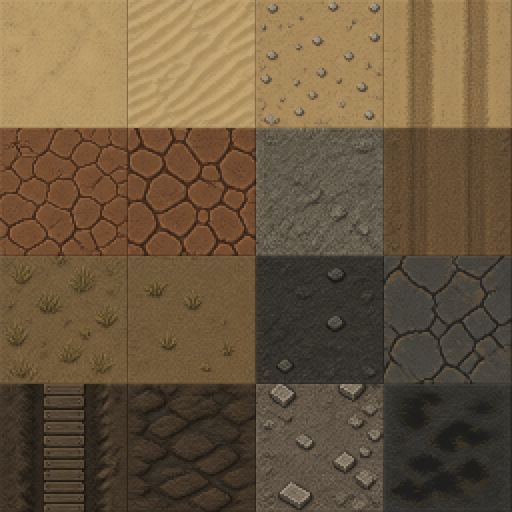
#> input picture chimera/art/outdoor-v1/source-ground.png, 1024 x 1024 px (shown at 1/2 size); its folder holds 7 pictures in this run
$ python pixelize.py
#> lines starting #> are read from the running program, lines starting #| are printed output that depends on the picture; after the words box and inside, x2 and y2 are one past the last pixel; in counts of white or black regions, pixels touching at a corner belong together
# 奇美拉戶外戰鬥的點陣素材（2026-10-09）：照 ASH 的製程（docs/PIXEL_ART.md、tools/pixelize_terrain.py）。
# 來源：gpt-image-2（--quality low）生成的 1024×1024、4×4 圖集，提示詞在 PROMPT.md。
# 處理：依四等分切格 → BOX 縮成 32×32 → 地面整組共用 32 色、物件整組共用 31 色＋透明 → RGB555 取整 → 128×128 圖集。
# 地面亮度 ×0.78，讓人物站在上面看得清楚（同 ASH 的地板）。物件：洋紅 #FF00FF 背景去掉，alpha 二值化，最外一圈清透明。
# 重建：python chimera/art/outdoor-v1/pixelize.py → chimera/public/ash-outdoor/{ground,props,walls,trench,truck}.png 與 manifest.json
import hashlib, json, os
from PIL import Image
HERE = os.path.dirname(os.path.abspath(__file__))
OUT = os.path.join(HERE, '..', '..', 'public', 'ash-outdoor')
CELL = 32

def cells(img):
    w, h = img.size
    for r in range(4):
        for c in range(4):
            yield img.crop((round(c * w / 4), round(r * h / 4), round((c + 1) * w / 4), round((r + 1) * h / 4)))

def rgb555(v): return round(round(v / 255 * 31) / 31 * 255)

def ground(name='ground', k=.78):
#> called with name = 'ground', k = 0.78
    src = Image.open(os.path.join(HERE, f'source-{name}.png')).convert('RGB')
#> src is the input picture: PIL image 1024x1024 RGB; mean R, G, B 106.1, 86.9, 62.7
    tiles = [t.resize((CELL, CELL), Image.BOX) for t in cells(src)]
#> tiles = 16 items
    atlas = Image.new('RGB', (CELL * 4, CELL * 4))
#> atlas: PIL image 128x128 RGB; every value is 0
    for i, t in enumerate(tiles): atlas.paste(t, ((i % 4) * CELL, (i // 4) * CELL))
#> this loop made 16 passes
    atlas = atlas.point(lambda v: int(v * k))
    q = atlas.quantize(colors=32, method=Image.Quantize.MEDIANCUT, dither=Image.Dither.NONE)
    pal = q.getpalette()[:96]; q.putpalette([rgb555(v) for v in pal])
#> after `pal = q.getpalette()[:96]`: pal = 96 values, max 146 at index 0, min 21 at index 95, mean 64.62
    q.save(os.path.join(OUT, f'{name}.png'), optimize=True)
    return src

def is_key(p): r, g, b = p[:3]; return r > 150 and b > 150 and g < 110 and abs(r - b) < 90

def props():
    src = Image.open(os.path.join(HERE, 'source-props.png')).convert('RGBA')
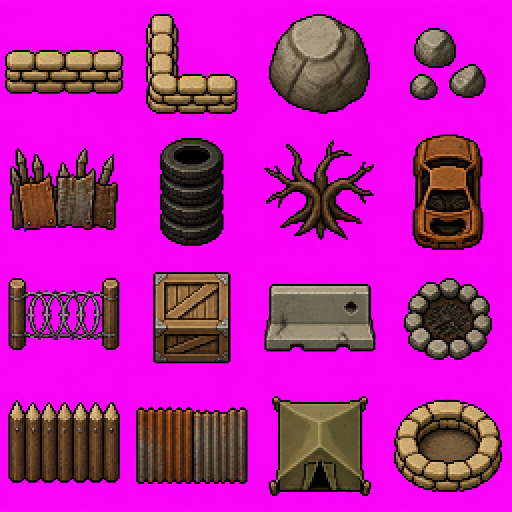
#> input picture chimera/art/outdoor-v1/source-props.png, 1024 x 1024 px (shown at 1/2 size)
#> src: PIL image 1024x1024 RGBA
    px = src.load(); w, h = src.size
#> after `w, h = src.size`: w = 1024; h = 1024
    for y in range(h):
        for x in range(w):
            if is_key(px[x, y]): px[x, y] = (0, 0, 0, 0)
    atlas = Image.new('RGBA', (CELL * 4, CELL * 4), (0, 0, 0, 0))
#> atlas: PIL image 128x128 RGBA; every value is 0
    for i, t in enumerate(cells(src)):
        s = t.resize((CELL, CELL), Image.BOX)
        d = s.load()
        for y in range(CELL):
            for x in range(CELL):
                r, g, b, a = d[x, y]
                edge = x == 0 or y == 0 or x == CELL - 1 or y == CELL - 1
                # 去掉洋紅混進邊緣的像素（偏紫紅的半透明邊）
                d[x, y] = (0, 0, 0, 0) if a < 128 or edge or (r > 120 and b > 120 and g < r * .6) else (r, g, b, 255)
        atlas.paste(s, ((i % 4) * CELL, (i // 4) * CELL))
    rgb = atlas.convert('RGB'); alpha = atlas.getchannel('A')
#> after `alpha = atlas.getchannel('A')`: alpha: PIL image 128x128 L; 40.1% white; 18 white regions, largest, box (x1, y1, x2, y2) and area: (67, 99, 93, 124) 529, (2, 100, 30, 121) 527, (34, 102, 62, 121) 524
    q = rgb.quantize(colors=31, method=Image.Quantize.MEDIANCUT, dither=Image.Dither.NONE).convert('RGB')
#> q: PIL image 128x128 RGB
    q = Image.eval(q, rgb555)
    out = Image.merge('RGBA', (*q.split(), alpha))
#> call 2 of ground, with name = 'walls', k = 0.9
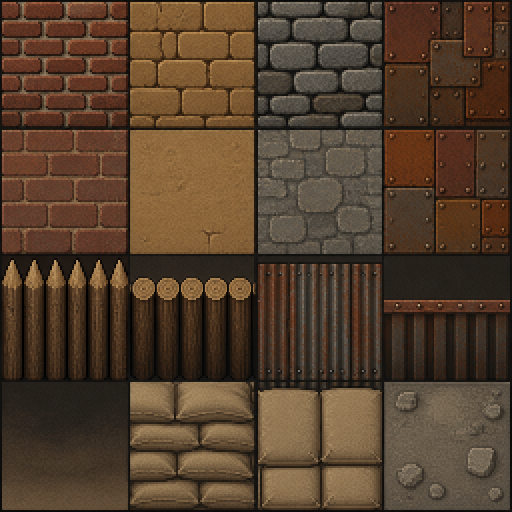
#> input picture chimera/art/outdoor-v1/source-walls.png, 1024 x 1024 px (shown at 1/2 size)
#> in ground, src is the input picture: PIL image 1024x1024 RGB; mean R, G, B 84, 63.2, 44.8
#> the loop in ground (call 2), `for i, t in enumerate(tiles): atlas.paste(t, ((i % 4) * CELL, (i // 4)..` made 16 passes
#> call 3 of ground, with name = 'trench', k = 0.8
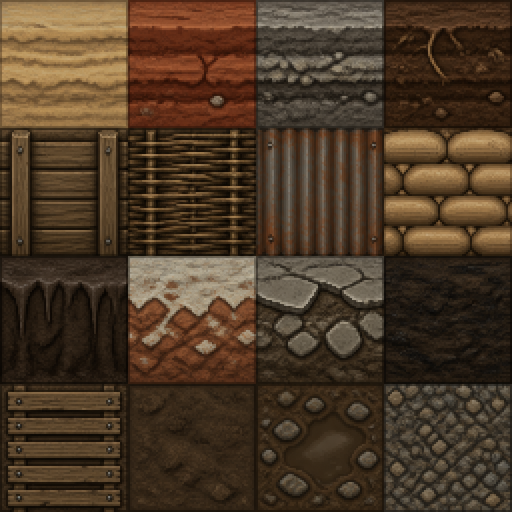
#> input picture chimera/art/outdoor-v1/source-trench.png, 1024 x 1024 px (shown at 1/2 size)
#> in ground, src is the input picture: PIL image 1024x1024 RGB; mean R, G, B 75.5, 56.8, 38.4
#> the loop in ground (call 3), `for i, t in enumerate(tiles): atlas.paste(t, ((i % 4) * CELL, (i // 4)..` made 16 passes
#> call 4 of ground, with name = 'truck', k = 0.85
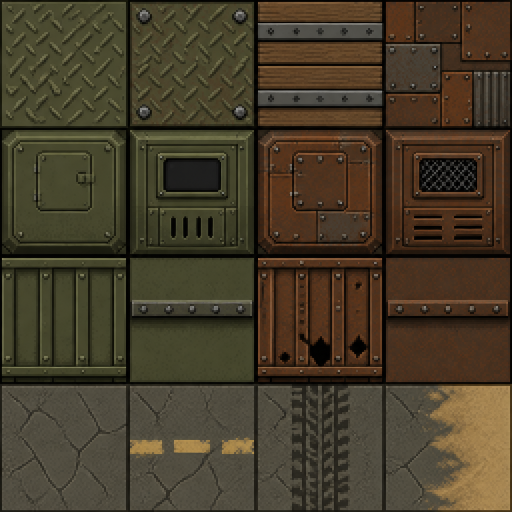
#> input picture chimera/art/outdoor-v1/source-truck.png, 1024 x 1024 px (shown at 1/2 size)
#> in ground, src is the input picture: PIL image 1024x1024 RGB; mean R, G, B 70.2, 60.1, 41.4
#> the loop in ground (call 4), `for i, t in enumerate(tiles): atlas.paste(t, ((i % 4) * CELL, (i // 4)..` made 16 passes
    out.save(os.path.join(OUT, 'props.png'), optimize=True)
    return src

# 車頭（公路戰，2026-10-09）：source-cab-roof.png 的兩個車頂（從上面看，各 2×3 格）、source-cab-side.png 的四條車側（各 2 格寬、半格高）。
# 背景的近黑色去掉（車頭斜角、尖刺之間透出下面的路面）。輸出 cab.png（128×160）：車頂 (0,0) 橄欖綠、(64,0) 鏽鐵，各 64×96；
# 車側 x 0、y 96／112／128／144，各 64×16（橄欖綠 ×2、鏽鐵 ×2）
def cab():
    roof = Image.open(os.path.join(HERE, 'source-cab-roof.png')).convert('RGB')
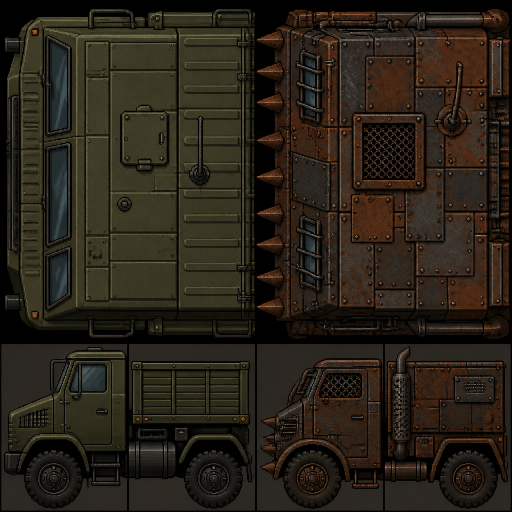
#> input picture chimera/art/outdoor-v1/source-cab-roof.png, 1024 x 1024 px (shown at 1/2 size)
#> roof is the input picture: PIL image 1024x1024 RGB; mean R, G, B 41.1, 34.4, 24.3
    side = Image.open(os.path.join(HERE, 'source-cab-side.png')).convert('RGB')
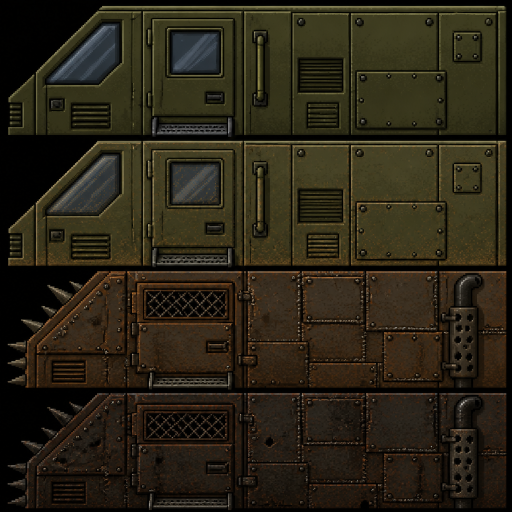
#> input picture chimera/art/outdoor-v1/source-cab-side.png, 1024 x 1024 px (shown at 1/2 size)
#> side is the input picture: PIL image 1024x1024 RGB; mean R, G, B 42.3, 36.4, 22.1
    out = Image.new('RGBA', (128, 160), (0, 0, 0, 0))
#> out: PIL image 128x160 RGBA; every value is 0
    def put(img, box, size, at):
        # 背景：從裁切框四邊往內灌，只去掉和邊緣連在一起的近黑色（輪廓線是暗的，不能一律去掉）
#> called with box = (14, 22, 509, 670), size = (64, 96), at = (0, 0)
        t = img.crop(box); w, h = t.size; d = t.load(); bg = Image.new('L', (w, h), 0); m = bg.load()
#> after `bg = Image.new('L', (w, h), 0)`: bg: PIL image 495x648 L; every value is 0
        stack = [(x, y) for x in range(w) for y in (0, h - 1)] + [(x, y) for y in range(h) for x in (0, w - 1)]
        while stack:
            x, y = stack.pop()
            if x < 0 or y < 0 or x >= w or y >= h or m[x, y] or max(d[x, y]) >= 26: continue
            m[x, y] = 255; stack += [(x + 1, y), (x - 1, y), (x, y + 1), (x, y - 1)]
        small = t.resize(size, Image.BOX).convert('RGBA'); cover = bg.resize(size, Image.BOX); sd, cd = small.load(), cover.load()
        for y in range(size[1]):
            for x in range(size[0]):
                r, g, b, a = sd[x, y]; sd[x, y] = (0, 0, 0, 0) if cd[x, y] > 128 else (r, g, b, 255)
        out.paste(small, at)
    put(roof, (14, 22, 509, 670), (64, 96), (0, 0)); put(roof, (515, 22, 1018, 670), (64, 96), (64, 0))
#> call 2 of put, with box = (515, 22, 1018, 670), size = (64, 96), at = (64, 0)
#> in put (call 2), `bg = Image.new('L', (w, h), 0)`: bg: PIL image 503x648 L; every value is 0
#> in put (call 2), `out.paste(small, at)`:
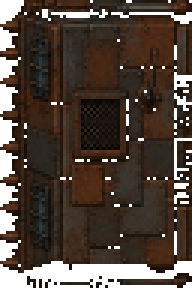
#> small: PIL image 64x96 RGBA (shown 3 times larger); mean R, G, B, A 43.8, 30.7, 21.6, 215.3; transparent parts drawn white
    for i, (y0, y1) in enumerate([(11, 270), (281, 531), (542, 775), (786, 1016)]): put(side, (0, y0, 1024, y1), (64, 16), (0, 96 + 16 * i))
    rgb = out.convert('RGB'); alpha = out.getchannel('A')
    q = Image.eval(rgb.quantize(colors=31, method=Image.Quantize.MEDIANCUT, dither=Image.Dither.NONE).convert('RGB'), rgb555)
    Image.merge('RGBA', (*q.split(), alpha)).save(os.path.join(OUT, 'cab.png'), optimize=True)

def sha(p): return hashlib.sha256(open(p, 'rb').read()).hexdigest()

if __name__ == '__main__':
    os.makedirs(OUT, exist_ok=True)
    ground(); props(); ground('walls', .9); ground('trench', .8); ground('truck', .85); cab()   # 牆材（牆面、牆頂、矮牆、邊緣）、戰壕斷面與溝底：和地面一樣的處理
    man = {'source': {k: sha(os.path.join(HERE, f'source-{k}.png')) for k in ('ground', 'props', 'walls', 'trench', 'truck', 'cab-roof', 'cab-side')},
           'out': {k: sha(os.path.join(OUT, f'{k}.png')) for k in ('ground', 'props', 'walls', 'trench', 'truck', 'cab')}, 'cell': CELL, 'grid': [4, 4]}
    json.dump(man, open(os.path.join(OUT, 'manifest.json'), 'w'), indent=1)
    print(json.dumps(man, indent=1))
